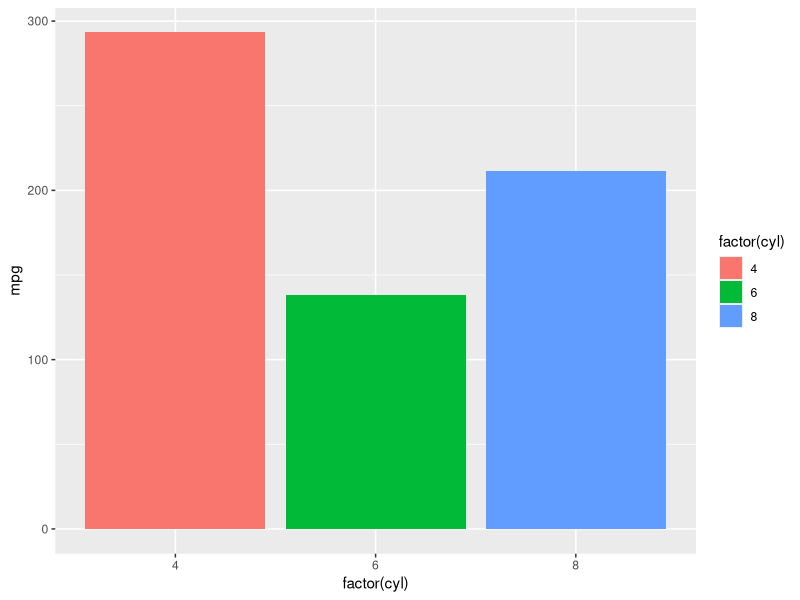

Source code (R):
## ---- chunk 1
knitr::opts_chunk$set(echo = FALSE)
library(tidyverse)
## ---- chunk 2
ggplot(mtcars, aes(x = factor(cyl), y = mpg, fill = factor(cyl))) +
  geom_col()
